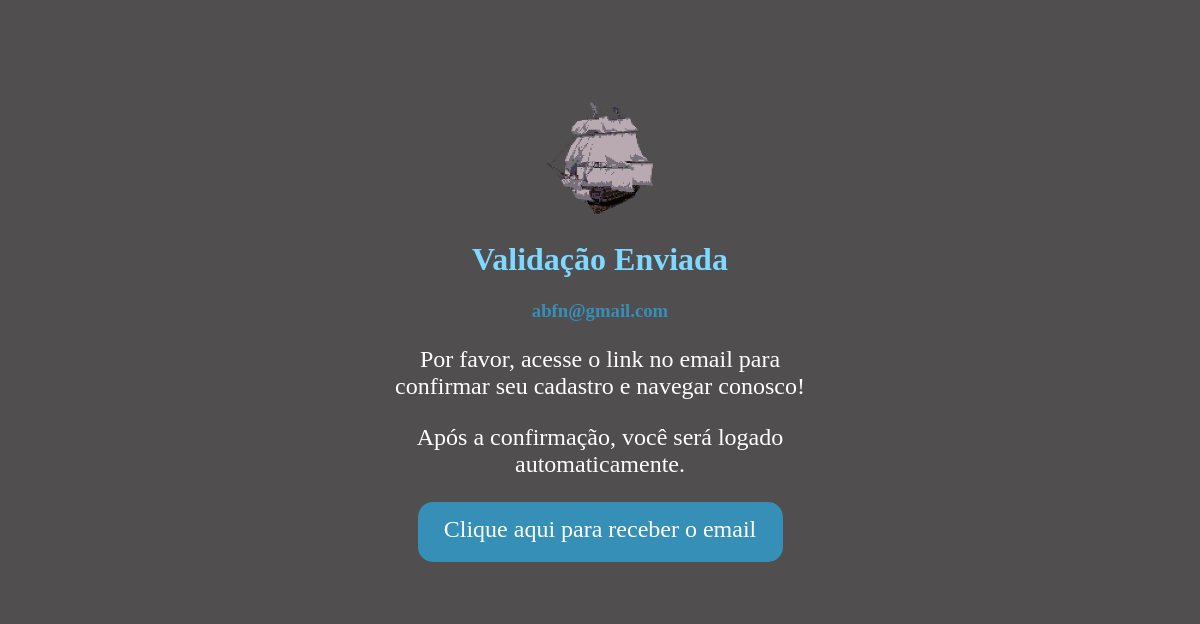
The page /validarEmail.php?id=2 on the database as committed earlier.
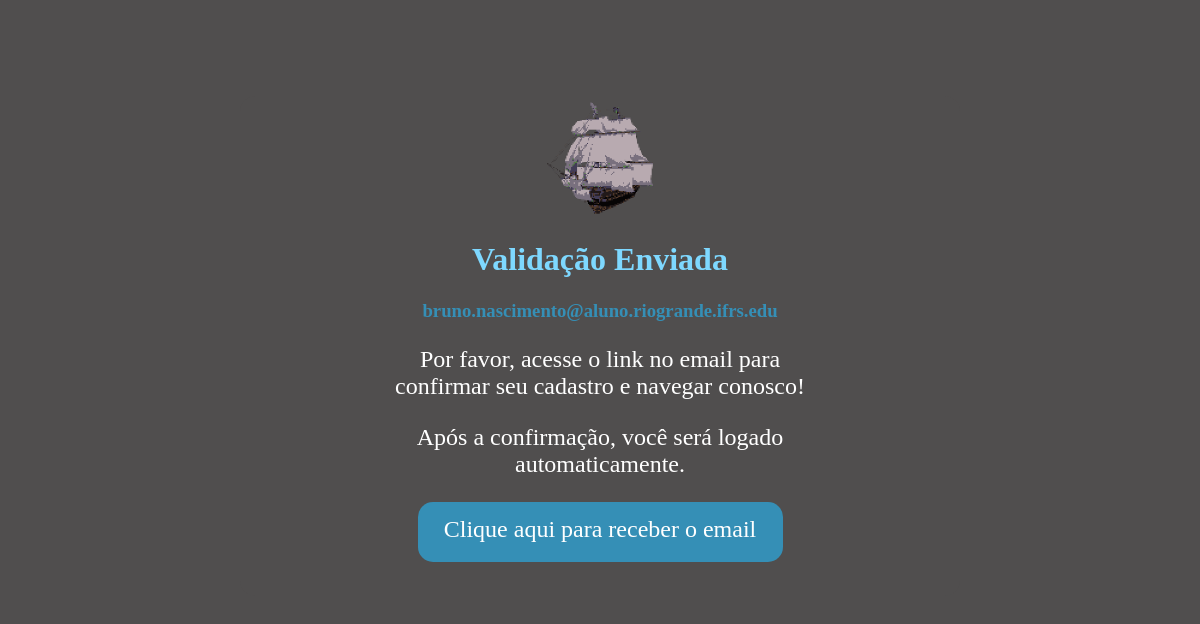
The same page on the database as committed later.
### tables this page shows
CREATE TABLE PERFIL(
    codigo INTEGER NOT NULL,
    cidade INTEGER NOT NULL,
    email VARCHAR(250) NOT NULL UNIQUE,
    senha VARCHAR(250) NOT NULL,
    genero CHAR(1) CHECK(genero='M' OR genero='F' OR genero is null),
    username VARCHAR(250) NOT NULL,
    img VARCHAR(250) NOT NULL DEFAULT 'https://upload.wikimedia.org/wikipedia/commons/4/4a/Pirate_icon.gif',
    datanasc DATETIME NOT NULL,
    dataregis DATETIME DEFAULT CURRENT_TIMESTAMP,
    ativo BOOLEAN NOT NULL DEFAULT 0 CHECK(ativo=1 OR ativo=0),
    PRIMARY KEY(codigo),
    FOREIGN KEY (cidade) REFERENCES cidade(codigo)
);

### backend/infra/connection.php (called while the page is built, shortened)
<?php
    function db_connection(){
        $db=false;
        $db_type=false;
        if(preg_match("/localhost/","$_SERVER[HTTP_HOST]")){
            $db=new SQLite3("$_SERVER[DOCUMENT_ROOT]/backend/infra/dagama.db");
            $test=$db->exec("PRAGMA FOREIGN_KEYS=ON");
            $db_type='sqlite';
        }
        return ['db'=>$db,'db_type'=>$db_type];
    }
    function getUserInfoRegister($id){
        $db_connection = db_connection();
        $db = $db_connection['db'];
        $db_type = $db_connection['db_type'];
        if($db){
            if($db_type == 'sqlite'){
                $response = $db->query("select codigo, email, ativo, img, username, cidade from perfil where codigo=$id");
                if($response) return $response->fetchArray();
                else return false;
            }
        }
        else exit;
    };
?>

### validarEmail.php (the view, shortened to what this page needs)
<!DOCTYPE html>
<html lang="en">
<head>
    <link rel="stylesheet" href="styles.css">
</head>
<body>
<?php
include './backend/infra/connection.php';
if(isset($_GET["id"])){
    $user=getUserInfoRegister($_GET["id"]);
    if($user){
        echo "
        <div align=center>
        <div class=main-container>
            <main class=main-Vemail>
            <img src=./imgs/icon.png alt=logo class=logo-Vemail>
                <h1>Validação Enviada</h1>
                <h3>$user[email]</h3>
                <p>Por favor, acesse o link no email para confirmar seu cadastro e navegar conosco! </p>
                <p>Após a confirmação, você será logado automaticamente.</p>
                <div class=main-button>
                    <p class=main-button><a href=./backend/sendmail.php?id=$_GET[id] class=main-button>Clique aqui para receber o email<a></p>
                </div>
            </main>
        </div>
        </div>";
    }
    else{
        echo "<h2 align=center>Um erro ocorreu</h2>";
        header("refresh:2;url=index.php");
    }
}
else{
    echo "<h2 align=center>ID inválido</h2>";
    header("refresh:2;url=index.php");
}
?>
</body>
</html>

### styles.css (style rules this page uses)
:root { --laranja-color: #DB6624; --rosa-color: #ea526f; --azulClaro-color: #7A9EFB; --azulEscuro-color: #296179; --cinza-color: #454141; --white-color:white; --cinza2-color:#504E4E; --azulEscuro2-color: #358FB6; --roxoClaro-color:#D39AFF; --azulClaro2-color:#7ED8FF; }
body { margin: 0px; }
a { text-decoration: none; }
body { background-color: var(--cinza2-color); color: var(--white-color); }
.logo-Vemail { width: 120px; height: 120px; }
.main-Vemail { margin-top: 2%; width: 60%; height: 500px; color:var(--white-color); position: relative; }
.main-Vemail>h1 { color:var(--azulClaro2-color); }
.main-Vemail>h3 { color:var(--azulEscuro2-color); }
.main-Vemail>p { font-size: 24px; }
a.main-button { text-decoration: none; color:var(--white-color); font-size: 24px; }
div.main-button { border-radius: 15px; width: 365px; height: 60px; background-color: var(--azulEscuro2-color); }
p.main-button { padding-top: 4%; }
.main-container { width: 60%; margin: 8%; background-color: var(--cinza2-color); border-radius: 15px; }
main { height: 100%; grid-area: m; }

Rows that differ between the two databases and show on the page:
changed perfil: email "abfn@gmail.com" → "bruno.nascimento@aluno.riogrande.ifrs.edu"
